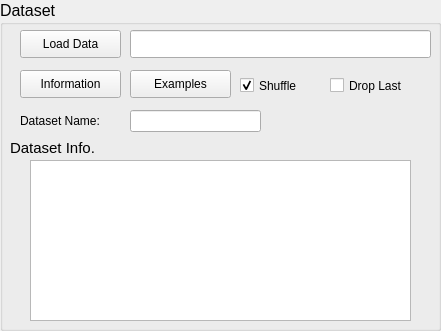
     <widget class="QGroupBox" name="groupBox_2">
      <property name="geometry">
       <rect>
        <x>490</x>
        <y>10</y>
        <width>441</width>
        <height>331</height>
       </rect>
      </property>
      <property name="font">
       <font>
        <pointsize>12</pointsize>
        <weight>50</weight>
        <bold>false</bold>
       </font>
      </property>
      <property name="title">
       <string>Dataset</string>
      </property>
      <widget class="QLineEdit" name="LiditLoadDataset">
       <property name="geometry">
        <rect>
         <x>130</x>
         <y>30</y>
         <width>301</width>
         <height>28</height>
        </rect>
       </property>
       <property name="sizeIncrement">
        <size>
         <width>0</width>
         <height>5</height>
        </size>
       </property>
       <property name="font">
        <font>
         <pointsize>9</pointsize>
        </font>
       </property>
      </widget>
      <widget class="QPushButton" name="BtnViewInfo">
       <property name="geometry">
        <rect>
         <x>20</x>
         <y>70</y>
         <width>101</width>
         <height>28</height>
        </rect>
       </property>
       <property name="font">
        <font>
         <pointsize>9</pointsize>
        </font>
       </property>
       <property name="text">
        <string>Information</string>
       </property>
      </widget>
      <widget class="QTextEdit" name="TeditDatasetInfo">
       <property name="geometry">
        <rect>
         <x>30</x>
         <y>160</y>
         <width>381</width>
         <height>161</height>
        </rect>
       </property>
       <property name="font">
        <font>
         <pointsize>9</pointsize>
        </font>
       </property>
      </widget>
      <widget class="QPushButton" name="BtnLoadData">
       <property name="geometry">
        <rect>
         <x>20</x>
         <y>30</y>
         <width>101</width>
         <height>28</height>
        </rect>
       </property>
       <property name="font">
        <font>
         <pointsize>9</pointsize>
        </font>
       </property>
       <property name="text">
        <string>Load Data</string>
       </property>
      </widget>
      <widget class="QLabel" name="label_10">
       <property name="geometry">
        <rect>
         <x>10</x>
         <y>140</y>
         <width>131</width>
         <height>16</height>
        </rect>
       </property>
       <property name="font">
        <font>
         <pointsize>11</pointsize>
        </font>
       </property>
       <property name="text">
        <string>Dataset Info.</string>
       </property>
      </widget>
      <widget class="QCheckBox" name="CKboxDropLast">
       <property name="enabled">
        <bool>true</bool>
       </property>
       <property name="geometry">
        <rect>
         <x>330</x>
         <y>70</y>
         <width>101</width>
         <height>31</height>
        </rect>
       </property>
       <property name="font">
        <font>
         <pointsize>9</pointsize>
        </font>
       </property>
       <property name="mouseTracking">
        <bool>true</bool>
       </property>
       <property name="text">
        <string>Drop Last</string>
       </property>
       <property name="checked">
        <bool>false</bool>
       </property>
      </widget>
      <widget class="QCheckBox" name="CKboxShuffle">
       <property name="geometry">
        <rect>
         <x>240</x>
         <y>70</y>
         <width>81</width>
         <height>31</height>
        </rect>
       </property>
       <property name="font">
        <font>
         <pointsize>9</pointsize>
        </font>
       </property>
       <property name="text">
        <string>Shuffle</string>
       </property>
       <property name="checked">
        <bool>true</bool>
       </property>
      </widget>
      <widget class="QPushButton" name="BtnViewSampleImgs">
       <property name="geometry">
        <rect>
         <x>130</x>
         <y>70</y>
         <width>101</width>
         <height>28</height>
        </rect>
       </property>
       <property name="font">
        <font>
         <pointsize>9</pointsize>
        </font>
       </property>
       <property name="text">
        <string>Examples</string>
       </property>
      </widget>
      <widget class="QLineEdit" name="LiditSetName">
       <property name="geometry">
        <rect>
         <x>130</x>
         <y>110</y>
         <width>131</width>
         <height>22</height>
        </rect>
       </property>
       <property name="font">
        <font>
         <pointsize>9</pointsize>
        </font>
       </property>
       <property name="text">
        <string/>
       </property>
      </widget>
      <widget class="QLabel" name="label_14">
       <property name="geometry">
        <rect>
         <x>20</x>
         <y>110</y>
         <width>101</width>
         <height>21</height>
        </rect>
       </property>
       <property name="font">
        <font>
         <pointsize>9</pointsize>
        </font>
       </property>
       <property name="text">
        <string>Dataset Name:</string>
       </property>
      </widget>
     </widget>
